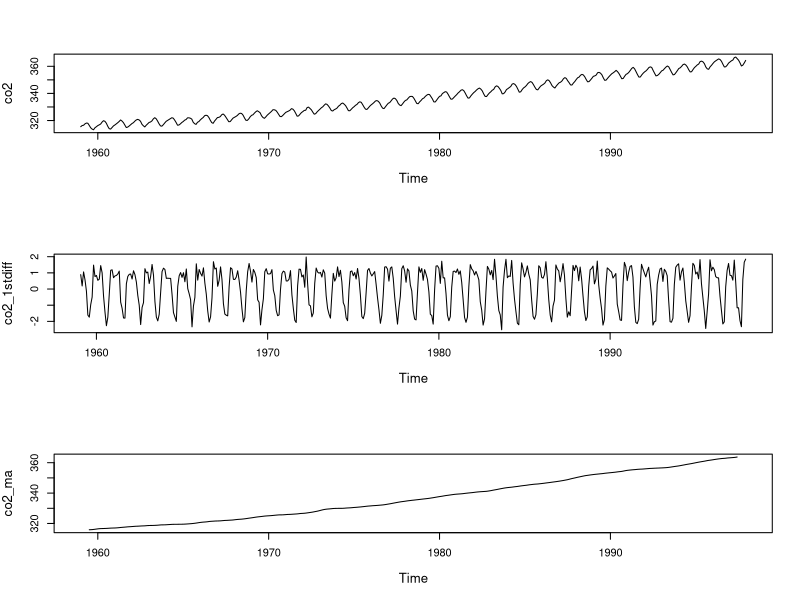
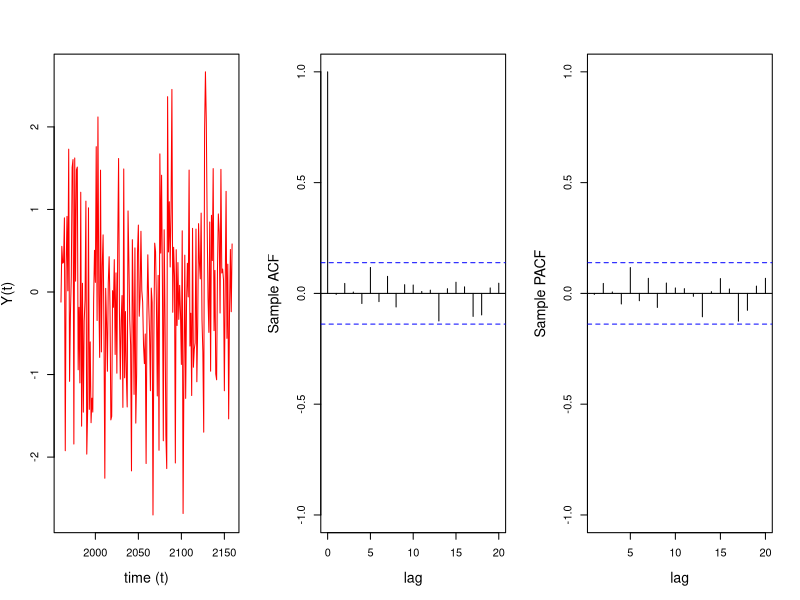
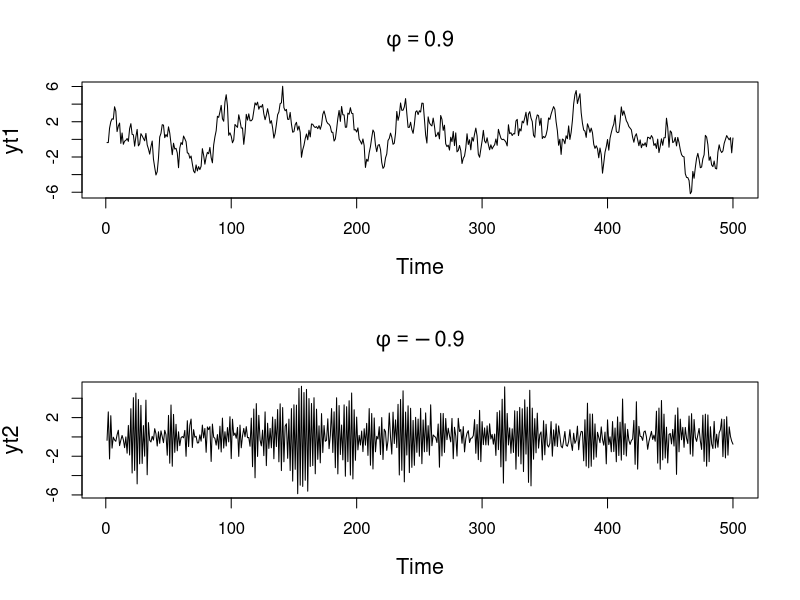
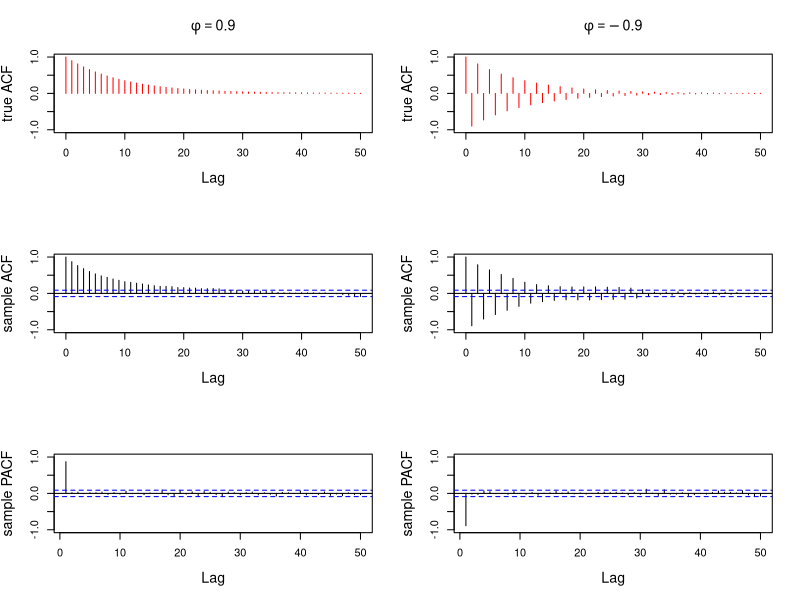
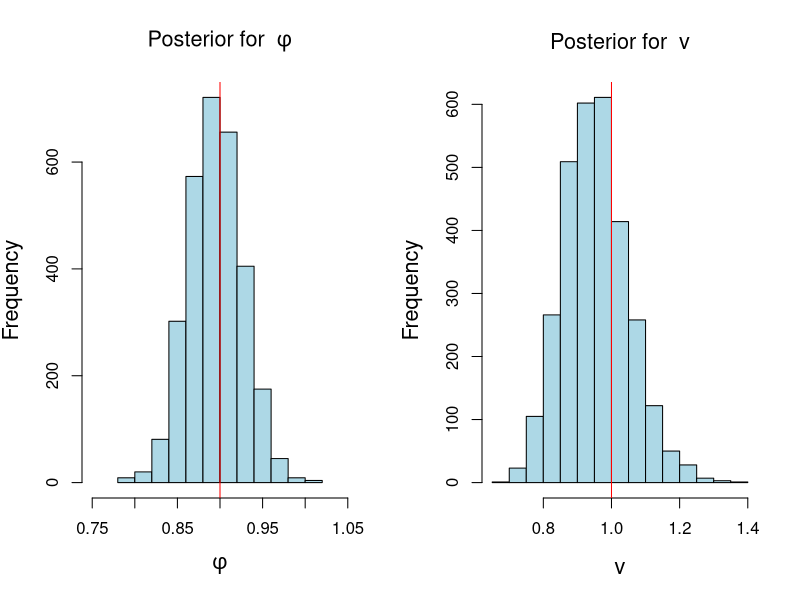

Write R code to recreate these figures, in order.
#---------------------------------------------#
# Bayesian time series modelling and analysis #
#---------------------------------------------#

# Differencing and filtering using moving averages ----------------------------#
# Load the CO2 dataset in R
data(co2) 

# Take first differences to remove the trend 
co2_1stdiff=diff(co2,differences=1)

# Filter via moving averages to remove the seasonality 
co2_ma=filter(co2,filter=c(1/24,rep(1/12,11),1/24),sides=2)

par(mfrow=c(3,1), cex.lab=1.2,cex.main=1.2)
plot(co2) # plot the original data 
plot(co2_1stdiff) # plot the first differences (removes trend, highlights seasonality)
plot(co2_ma) # plot the filtered series via moving averages (removes the seasonality, highlights the trend)

# end -------------------------------------------- ----------------------------#

# Simulate data from a white noise process ------------------------------------#

# Simulate data with no temporal structure (white noise)
#
set.seed(2021)
T=200
t =1:T
y_white_noise=rnorm(T, mean=0, sd=1)
#
# Define a time series object in R: 
# Assume the data correspond to annual observations starting in January 1960 
#
yt=ts(y_white_noise, start=c(1960), frequency=1)
#
# plot the simulated time series, their sample ACF and their sample PACF
#
par(mfrow = c(1, 3), cex.lab = 1.3, cex.main = 1.3)
yt=ts(y_white_noise, start=c(1960), frequency=1)
plot(yt, type = 'l', col='red', xlab = 'time (t)', ylab = "Y(t)")
acf(yt, lag.max = 20, xlab = "lag",
    ylab = "Sample ACF",ylim=c(-1,1),main="")
pacf(yt, lag.max = 20,xlab = "lag",
     ylab = "Sample PACF",ylim=c(-1,1),main="")

# end -------------------------------------------------------------------------#

# Sample data from AR(1) processes --------------------------------------------#

# sample data from 2 ar(1) processes and plot their ACF and PACF functions
#
set.seed(2024)
T=500 # number of time points
#
# sample data from an ar(1) with ar coefficient phi = 0.9 and variance 1
#
v=1.0 # innovation variance
sd=sqrt(v) #innovation stantard deviation
phi1=0.9 # ar coefficient
yt1=arima.sim(n = T, model = list(ar = phi1), sd = sd)
#
# sample data from an ar(1) with ar coefficient phi = -0.9 and variance 1
#
phi2=-0.9 # ar coefficient
yt2=arima.sim(n = T, model = list(ar = phi2), sd = sd)

par(mfrow = c(2, 1), cex.lab = 1.3)
plot(yt1,main=expression(phi==0.9))
plot(yt2,main=expression(phi==-0.9))

par(mfrow = c(3, 2), cex.lab = 1.3)
lag.max=50 # max lag
#
## plot true ACFs for both processes
#
cov_0=sd^2/(1-phi1^2) # compute auto-covariance at h=0
cov_h=phi1^(0:lag.max)*cov_0 # compute auto-covariance at h
plot(0:lag.max, cov_h/cov_0, pch = 1, type = 'h', col = 'red',
     ylab = "true ACF", xlab = "Lag",ylim=c(-1,1), main=expression(phi==0.9))

cov_0=sd^2/(1-phi2^2) # compute auto-covariance at h=0
cov_h=phi2^(0:lag.max)*cov_0 # compute auto-covariance at h
# Plot autocorrelation function (ACF)
plot(0:lag.max, cov_h/cov_0, pch = 1, type = 'h', col = 'red',
     ylab = "true ACF", xlab = "Lag",ylim=c(-1,1),main=expression(phi==-0.9))

## plot sample ACFs for both processes
#
acf(yt1, lag.max = lag.max, type = "correlation", ylab = "sample ACF",
    lty = 1, ylim = c(-1, 1), main = " ")
acf(yt2, lag.max = lag.max, type = "correlation", ylab = "sample ACF",
    lty = 1, ylim = c(-1, 1), main = " ")
## plot sample PACFs for both processes
#
pacf(yt1, lag.ma = lag.max, ylab = "sample PACF", ylim=c(-1,1),main="")
pacf(yt2, lag.ma = lag.max, ylab = "sample PACF", ylim=c(-1,1),main="")

# end -------------------------------------------------------------------------#

# MLE for the AR(1), examples -------------------------------------------------#

set.seed(2024)
phi=0.9 # ar coefficient
v=1
sd=sqrt(v) # innovation standard deviation
T=500 # number of time points
yt=arima.sim(n = T, model = list(ar = phi), sd = sd) 

## Case 1: Conditional likelihood
y=as.matrix(yt[2:T]) # response
X=as.matrix(yt[1:(T-1)]) # design matrix
phi_MLE=as.numeric((t(X)%*%y)/sum(X^2)) # MLE for phi
s2=sum((y - phi_MLE*X)^2)/(length(y) - 1) # Unbiased estimate for v 
v_MLE=s2*(length(y)-1)/(length(y)) # MLE for v

cat("\n MLE of conditional likelihood for phi: ", phi_MLE, "\n",
    "MLE for the variance v: ", v_MLE, "\n", 
    "Estimate s2 for the variance v: ", s2, "\n")

phi=0.9 # ar coefficient
v=1
sd=sqrt(v) # innovation standard deviation
T=500 # number of time points
yt=arima.sim(n = T, model = list(ar = phi), sd = sd) 

#Using conditional sum of squares, equivalent to conditional likelihood 
arima_CSS=arima(yt,order=c(1,0,0),method="CSS",n.cond=1,include.mean=FALSE)
cat("AR estimates with conditional sum of squares (CSS) for phi and v:", arima_CSS$coef,arima_CSS$sigma2,
    "\n")

#Uses ML with full likelihood 
arima_ML=arima(yt,order=c(1,0,0),method="ML",include.mean=FALSE)
cat("AR estimates with full likelihood for phi and v:", arima_ML$coef,arima_ML$sigma2,
    "\n")

#Default: uses conditional sum of squares to find the starting point for ML and 
#         then uses ML 
arima_CSS_ML=arima(yt,order=c(1,0,0),method="CSS-ML",n.cond=1,include.mean=FALSE)
cat("AR estimates with CSS to find starting point for ML for phi and v:", 
    arima_CSS_ML$coef,arima_CSS_ML$sigma2,"\n")

phi=0.9 # ar coefficient
v=1
sd=sqrt(v) # innovation standard deviation
T=500 # number of time points
yt=arima.sim(n = T, model = list(ar = phi), sd = sd) 

## MLE, full likelihood AR(1) with v=1 assumed known 
# log likelihood function
log_p <- function(phi, yt){
  0.5*(log(1-phi^2) - sum((yt[2:T] - phi*yt[1:(T-1)])^2) - yt[1]^2*(1-phi^2))
}

# Use a built-in optimization method to obtain maximum likelihood estimates
result =optimize(log_p, c(-1, 1), tol = 0.0001, maximum = TRUE, yt = yt)
cat("\n MLE of full likelihood for phi: ", result$maximum)

# end -------------------------------------------------------------------------#

# AR(1) Bayesian inference, conditional likelihood example --------------------#

set.seed(2024)
phi=0.9 # ar coefficient
sd=1 # innovation standard deviation
T=200 # number of time points
yt=arima.sim(n = T, model = list(ar = phi), sd = sd) # sample stationary AR(1) process

y=as.matrix(yt[2:T]) # response
X=as.matrix(yt[1:(T-1)]) # design matrix
phi_MLE=as.numeric((t(X)%*%y)/sum(X^2)) # MLE for phi
s2=sum((y - phi_MLE*X)^2)/(length(y) - 1) # Unbiased estimate for v
v_MLE=s2*(length(y)-1)/(length(y)) # MLE for v 

print(c(phi_MLE,s2))

n_sample=3000   # posterior sample size

## step 1: sample posterior distribution of v from inverse gamma distribution
v_sample=1/rgamma(n_sample, (T-2)/2, sum((yt[2:T] - phi_MLE*yt[1:(T-1)])^2)/2)

## step 2: sample posterior distribution of phi from normal distribution
phi_sample=rep(0,n_sample)
for (i in 1:n_sample){
  phi_sample[i]=rnorm(1, mean = phi_MLE, sd=sqrt(v_sample[i]/sum(yt[1:(T-1)]^2)))}

## plot histogram of posterior samples of phi and v
par(mfrow = c(1, 2), cex.lab = 1.3)
hist(phi_sample, xlab = bquote(phi), 
     main = bquote("Posterior for "~phi),xlim=c(0.75,1.05), col='lightblue')
abline(v = phi, col = 'red')
hist(v_sample, xlab = bquote(v), col='lightblue', main = bquote("Posterior for "~v))
abline(v = sd, col = 'red')

# end -------------------------------------------------------------------------#

# Computing the roots of the AR polynomial ------------------------------------#

# Assume the folloing AR coefficients for an AR(8)
phi=c(0.27, 0.07, -0.13, -0.15, -0.11, -0.15, -0.23, -0.14)
roots=1/polyroot(c(1, -phi)) # compute reciprocal characteristic roots
r=Mod(roots) # compute moduli of reciprocal roots
lambda=2*pi/Arg(roots) # compute periods of reciprocal roots
# print results modulus and frequency by decreasing order
print(cbind(r, abs(lambda))[order(r, decreasing=TRUE), ][c(2,4,6,8),]) 

# end -------------------------------------------------------------------------#





















